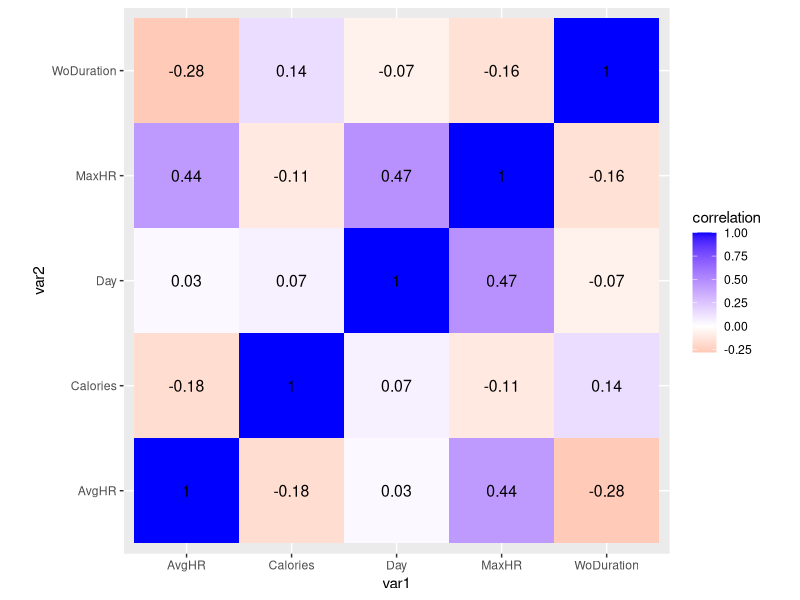
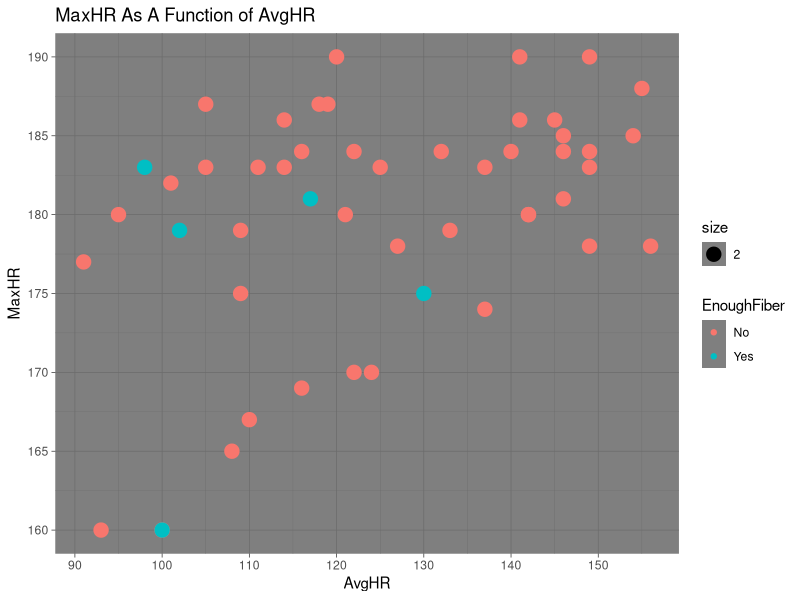
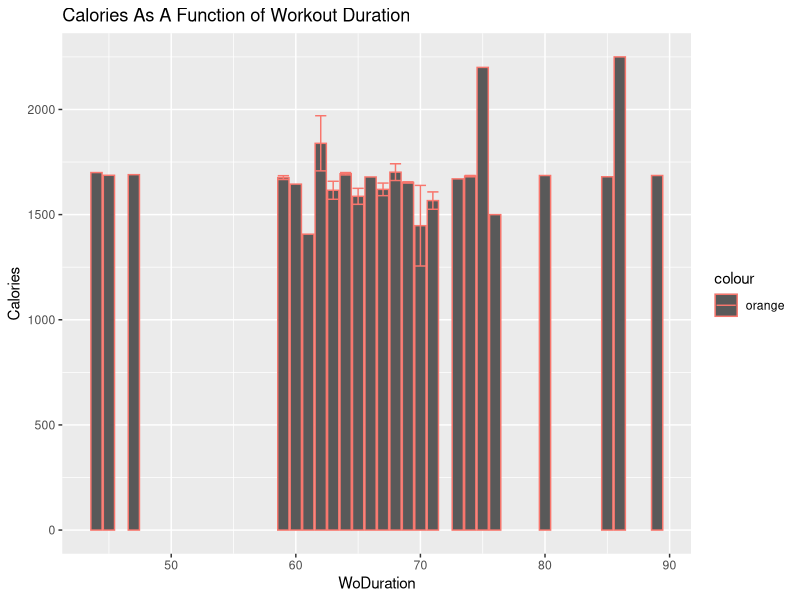
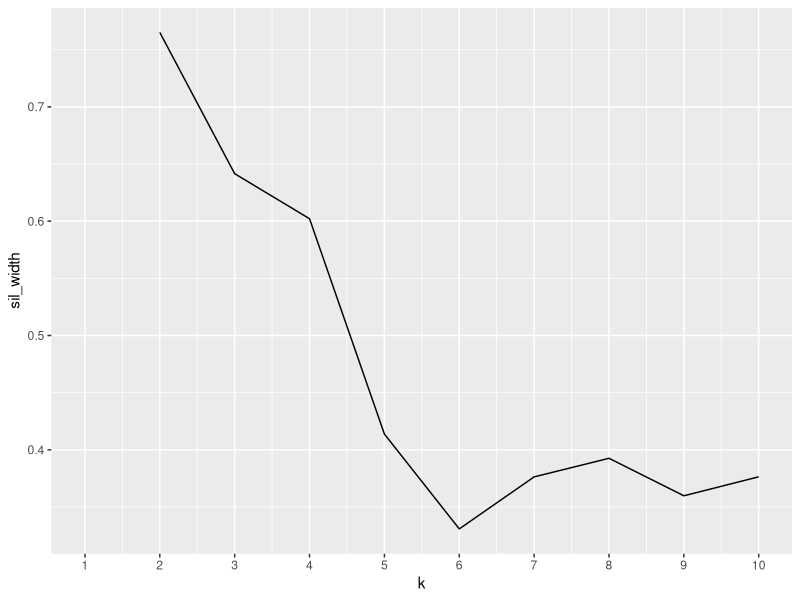
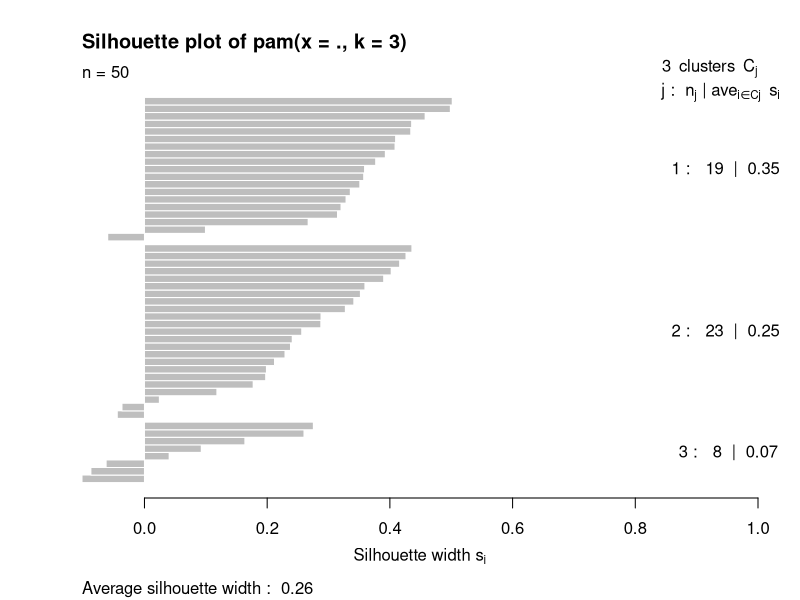
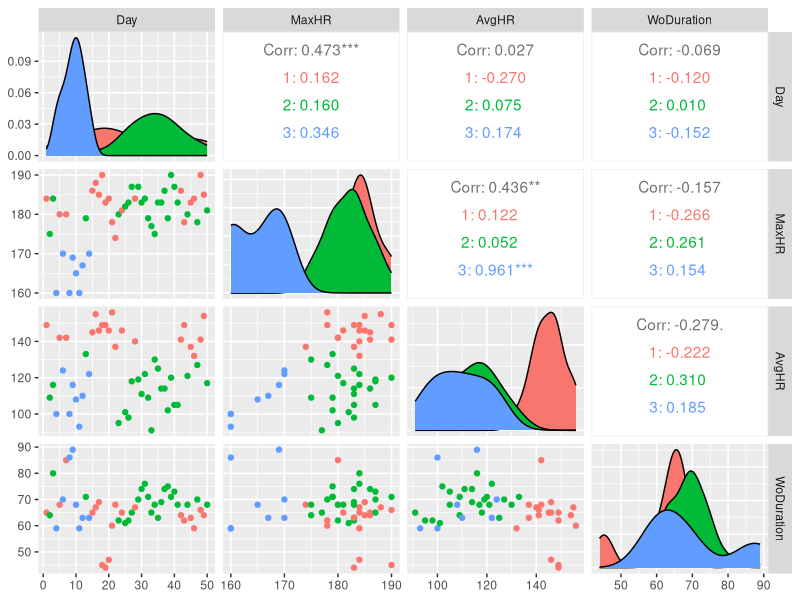

R code for these plots, in order:
## ---- chunk 1
knitr::opts_chunk$set(echo = TRUE, eval = TRUE, fig.align = "center", warning = F, message = F,
tidy=TRUE, tidy.opts=list(width.cutoff=60), R.options=list(max.print=100))
## ---- chunk 2
    
library(tidyverse)
HeartRateStats<-read_csv("HeartRateStatsss.csv")
HR<-HeartRateStats
HR
HeartRateStats
MyFitnessPalStatsProject <-read_csv("MyFitnessPalStatsProject.csv")
HR 
HR %>% pivot_longer(cols = c("Day","MaxHR","AvgHR","WoDuration"), names_to="varr",values_to="value")
## ---- chunk 3
bigboi <-full_join(HR, MyFitnessPalStatsProject, by=c("Day"))



bigboi

## ---- chunk 4
    
bigboi %>% mutate(pulses = AvgHR * WoDuration)
bigboi %>% filter(EnoughFiber=="Yes") %>% arrange(Calories)
bigboi %>% select(MaxHR,AvgHR,Calories)
bigboi %>% group_by(Day)  
    


bigboi %>% summarise_all(mean)

bigboi %>% summarise_all(sd)

bigboi %>% group_by(EnoughFiber) %>% summarize_all(mean)

bigboi %>% group_by(EnoughFiber) %>% summarize_all(sd)

bigboi %>%  summarize_all(n_distinct)

bigboi %>%  summarize_all(max)

bigboi %>%  summarize_all(min)


cormut <-bigboi %>% select_if(is.numeric) %>% cor(use="pair")



cormut

tidycorr<-cormut %>% as.data.frame %>% rownames_to_column("var1") %>% pivot_longer(-1,names_to="var2",values_to="correlation")

tidycorr

## ---- chunk 5
 tidycorr%>%ggplot(aes(var1,var2,fill=correlation))+  geom_tile()+  scale_fill_gradient2(low="red",mid="white",high="blue")+ geom_text(aes(label=round(correlation,2)),color = "black", size = 4)+  theme(axis.text.x = element_text(angle = 90, hjust=1))+ coord_fixed() +theme_gray()



ggplot(bigboi, aes(x = AvgHR, y = MaxHR, color=EnoughFiber, size=2 )) + theme(legend.position="none") +   ggtitle("MaxHR As A Function of AvgHR") + ylab("MaxHR") + xlab("AvgHR") + geom_point()+theme_dark() +scale_x_continuous(breaks = scales::pretty_breaks(n = 10)) +
scale_y_continuous(breaks = scales::pretty_breaks(n = 10))
                                                                                                                                                                                      
ggplot(bigboi, aes(x= WoDuration, y=Calories, color="orange")) + geom_bar(stat = "summary", fun=mean)+geom_errorbar(stat = "summary", fun.data=mean_se) + ggtitle("Calories As A Function of Workout Duration") +theme_gray()
 
## ---- chunk 6
library(cluster)
    
    bigboi
    
 clust_data<-bigboi%>%dplyr::select(AvgHR,MaxHR,WoDuration,Calories) #Clustering on numeric Variables
 
 
 sil_width<-vector() #empty vector to hold mean sil width
for(i in 2:10){  
  kms <- kmeans(clust_data,centers=i) #compute k-means solution
  sil <- silhouette(kms$cluster,dist(clust_data)) #get sil widths
  sil_width[i]<-mean(sil[,3]) #take averages (higher is better)
}
ggplot()+geom_line(aes(x=1:10,y=sil_width))+scale_x_continuous(name="k",breaks=1:10)
#This graph shows that we should use two clusters as the silhouette width at that point is greatest! 
 
 
    set.seed(348)
pam2<-clust_data%>% scale %>% pam(k=3)
pam2 #setting Clustering

   
 yeetclust <-clust_data %>% mutate(cluster=as.factor(pam2$clustering))#saving so it can be plotted

 yeetclust %>% group_by(cluster) %>% summarise_if(is.numeric,mean,na.rm=T) #Means for clusters
 
 bigboi %>% slice(pam2$id.med)

 pam2$silinfo$avg.width
plot(pam2,which=2) 


final<-bigboi %>%  mutate(cluster=pam2$clustering)
 
library(GGally)
ggpairs(final,columns = 1:4, aes(color=as.factor(cluster)))
